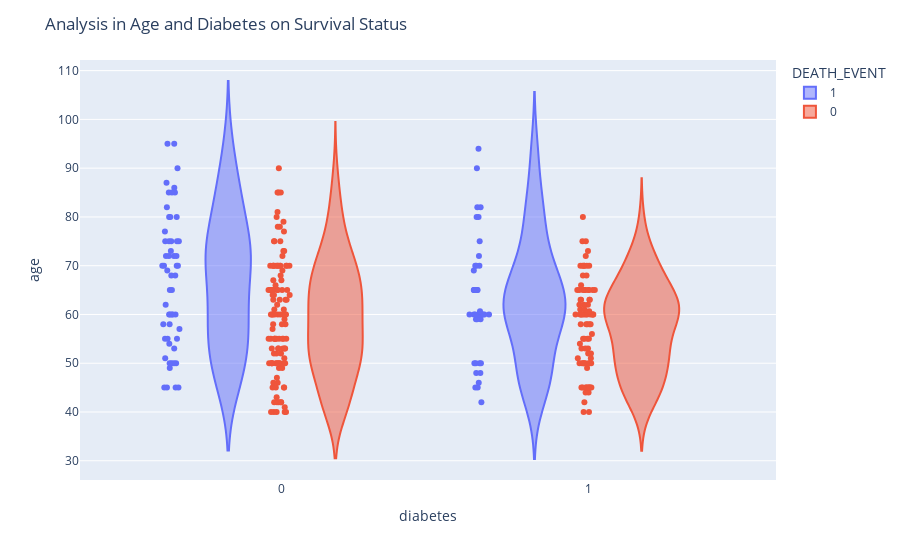

The notebook cell saved with this chart:
### Code cell
fig = px.violin(heart_data, y="age", x="diabetes", color="DEATH_EVENT", points="all", hover_data=heart_data.columns)
fig.update_layout(title_text="Analysis in Age and Diabetes on Survival Status")
fig.show()

### Figure 1 — Plotly figure (JSON) as saved in the notebook; plotly's stock layout.template omitted (floating-point values rounded to 4 significant figures; data arrays with more than 128 entries replaced by an {"elided": "..."} marker saying what was removed)
{"data": [{"alignmentgroup": "True", "box": {"visible": false}, "customdata": {"elided": "96x11 float values"}, "hovertemplate": "DEATH_EVENT=%{customdata[10]}<br>diabetes=%{x}<br>age=%{y}<br>anaemia=%{customdata[0]}<br>creatinine_phosphokinase=%{customdata[1]}<br>ejection_fraction=%{customdata[2]}<br>high_blood_pressure=%{customdata[3]}<br>platelets=%{customdata[4]}<br>serum_creatinine=%{customdata[5]}<br>serum_sodium=%{customdata[6]}<br>sex=%{customdata[7]}<br>smoking=%{customdata[8]}<br>time=%{customdata[9]}<extra></extra>", "legendgroup": "1", "marker": {"color": "#636efa"}, "name": "1", "offsetgroup": "1", "orientation": "v", "points": "all", "scalegroup": "True", "showlegend": true, "type": "violin", "x": [0, 0, 0, 0, 1, 0, 0, 1, 0, 0, 0, 0, 0, 0, 0, 0, 0, 0, 1, 1, 0, 1, 1, 0, 1, 0, 1, 1, 0, 1, 1, 1, 1, 1, 1, 0, 1, 1, 1, 1, 0, 1, 0, 0, 0, 0, 1, 1, 1, 0, 0, 1, 1, 0, 0, 0, 1, 0, 0, 1, 0, 0, 0, 1, 1, 0, 0, 0, 0, 0, 0, 1, 0, 0, 0, 0, 1, 1, 1, 1, 1, 1, 0, 0, 1, 0, 1, 0, 0, 1, 0, 0, 0, 0, 1, 0], "x0": " ", "xaxis": "x", "y": [75, 55, 65, 50, 65, 90, 75, 60, 65, 80, 75, 62, 45, 50, 82, 87, 45, 70, 48, 65, 68, 75, 80, 95, 70, 58, 82, 94, 85, 50, 65, 69, 90, 82, 60, 70, 50, 70, 60, 50, 51, 60, 80, 57, 68, 53, 60, 70, 60, 95, 49, 72, 45, 50, 45, 60, 42, 72, 70, 65, 85, 69, 60, 60, 59, 60, 72, 85, 70, 86, 60, 46, 80, 72, 75, 72, 50, 45, 80, 59, 59, 65, 75, 58, 60.67, 50, 60, 45, 77, 48, 54, 73, 60, 55, 65, 55], "y0": " ", "yaxis": "y"}, {"alignmentgroup": "True", "box": {"visible": false}, "customdata": {"elided": "203x11 float values"}, "hovertemplate": "DEATH_EVENT=%{customdata[10]}<br>diabetes=%{x}<br>age=%{y}<br>anaemia=%{customdata[0]}<br>creatinine_phosphokinase=%{customdata[1]}<br>ejection_fraction=%{customdata[2]}<br>high_blood_pressure=%{customdata[3]}<br>platelets=%{customdata[4]}<br>serum_creatinine=%{customdata[5]}<br>serum_sodium=%{customdata[6]}<br>sex=%{customdata[7]}<br>smoking=%{customdata[8]}<br>time=%{customdata[9]}<extra></extra>", "legendgroup": "0", "marker": {"color": "#EF553B"}, "name": "0", "offsetgroup": "0", "orientation": "v", "points": "all", "scalegroup": "True", "showlegend": true, "type": "violin", "x": {"elided": "203 int values"}, "x0": " ", "xaxis": "x", "y": {"elided": "203 float values"}, "y0": " ", "yaxis": "y"}], "layout": {"legend": {"title": {"text": "DEATH_EVENT"}, "tracegroupgap": 0}, "margin": {"t": 60}, "title": {"text": "Analysis in Age and Diabetes on Survival Status"}, "violinmode": "group", "xaxis": {"anchor": "y", "domain": [0, 1], "title": {"text": "diabetes"}}, "yaxis": {"anchor": "x", "domain": [0, 1], "title": {"text": "age"}}}}
